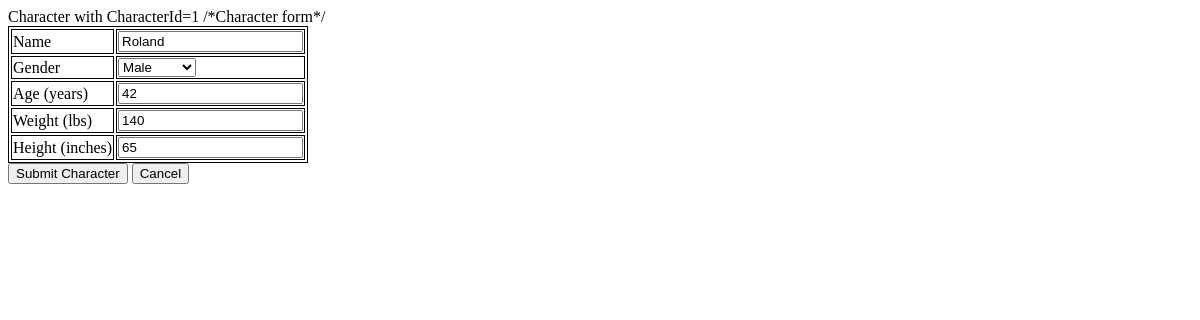
The app's page /osric_character_tools/editcharacter.php?CharacterId=1, older data.
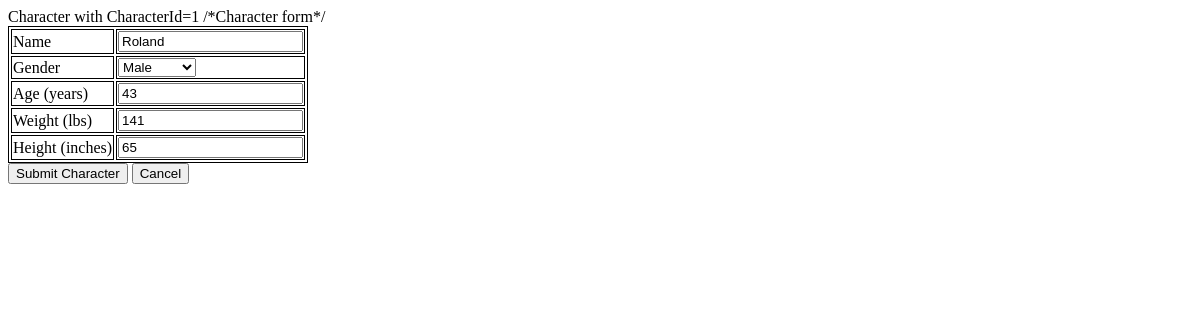
The same page, newer data.
### tables this page shows
CREATE TABLE IF NOT EXISTS `characters` (
  `CharacterName` varchar(255) NOT NULL,
  `CharacterGender` int(11) NOT NULL,
  `CharacterAge` float NOT NULL,
  `CharacterHeight` float NOT NULL,
  `CharacterWeight` float NOT NULL,
  `CharacterId` bigint(20) unsigned NOT NULL AUTO_INCREMENT,
  PRIMARY KEY (`CharacterId`),
  UNIQUE KEY `Id` (`CharacterId`)
);

### osric_character_tools/inc/charactertblfuncs.inc (called while the page is built, shortened)
<?php
 function getCharacter($cxn,$characterId)
{
	if($characterId == -1)
	{
		$row['CharacterName'] = "Dummy";
		$row['CharacterGender'] = "1";
		$row['CharacterAge'] = "42";
		$row['CharacterHeight'] = "65";
	}
	else
	{
		$query = sprintf("SELECT * FROM `characters` WHERE CharacterId='%s'",$characterId);
		$result = mysqli_query($cxn,$query) or die("Couldn't execute query.");
		$row = mysqli_fetch_assoc($result);
	}
	return $row;
}
?>

### osric_character_tools/editcharacter.php (the view, shortened to what this page needs)
<?php
$CharacterId = $_GET['CharacterId'];
echo "Character with CharacterId={$CharacterId}";
include("./inc/misc.inc");
include("./inc/charactertblfuncs.inc");
$cxn = mysqli_connect($host,$user,$passwd,$dbname) or die("Couldn't connect to server");
if($CharacterId != -1)
{
	$character = getCharacter($cxn,$CharacterId);
}
$labels = array("CharacterName"=>"Name","CharacterGender"=>"Gender","CharacterAge"=>"Age (years)","CharacterWeight"=>"Weight (lbs)","CharacterHeight"=>"Height (inches)");
$inputTypes = array("CharacterName"=>"text","CharacterGender"=>"select","CharacterAge"=>"float","CharacterWeight"=>"float","CharacterHeight"=>"float");
$selectOptions['CharacterGender'][0] = "Unknown";
$selectOptions['CharacterGender'][1] = "Male";
$selectOptions['CharacterGender'][2] = "Female";
?>
/*Character form*/
<html>
<head>
<link rel="stylesheet" type="text/css" href="./css/class.css" />
</head>
<body>
<form action='submitcharacter.php' method='post'>
<?php
echo "<table>";
foreach($labels as $field => $label)
{
	echo "<tr>";
	echo "<td>";
	echo "<label for='$field'>$label</label>";
	echo "</td>";
	if($CharacterId != -1)
	{
		$value = $character[$field];
	}
	else
	{
		$value = "";
	}
	echo "<td>";
	$inputType = $inputTypes[$field];
	switch($inputType)
	{
		case "text":
			echo "<input type='text' name='$field' value='$value'/>";
		break;
		case "select":
			echo "<select name='$field'>";
			foreach($selectOptions[$field] as $val=>$label)
			{
				echo "<option value='{$val}'";
				if($val == $value)
				{
					echo "selected";
				}
				echo ">{$label}</option>";
			}
			echo "</select>";
		break;
		case "float":
			echo "<input type='number' name='$field' min='0' step='any' value='$value'/>";
		break;
	}
	echo "</td>";
	echo "</tr>";
}
echo "</table>";
?>
<div id="submit">
	<input type="submit" value="Submit Character"/>
	<input type="submit" name="cancelbutton" value="Cancel"/>
</div>
</form>
</body>
</html>

Row changes from the older to the newer data that the page shows:
changed characters "Roland": CharacterAge "42" → "43"; CharacterWeight "140" → "141"
